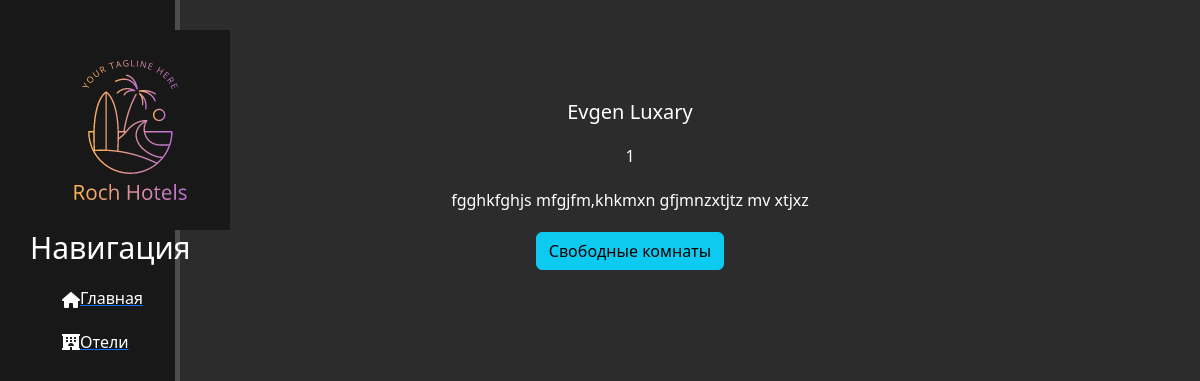
The page /hotels/1 on the database its author committed.
### main/models.py (models this page shows, shortened)
class Hotel(models.Model):
    name = models.CharField(max_length=50)
    location = models.CharField(max_length=250)
    description = models.TextField()
    photos = models.ImageField(upload_to='hotel_images/', blank=False, null=False)
    rating = models.PositiveSmallIntegerField(default=0, choices=[(i,i) for i in range(1, 6)])
    created_at = models.DateTimeField(auto_now_add=True)
    updated_at = models.DateTimeField(auto_now=True)
    deleted_at = models.DateTimeField(null=True, blank=True)
    deleted = models.BooleanField(default=False)

### main/views.py (the view)
# urls.py: path('hotels/<int:pk>', views.HotelDetailView.as_view(), name='hotel-detail'),
class HotelDetailView(DetailView):
    model = Hotel
    template_name = 'main/details_view.html'
    context_object_name = 'hotels'

### main/templates/main/details_view.html (shortened to what this page needs)
{% extends 'main/layout.html' %}
{% block content %}
    <div class="features">
        <h1>{{ hotels.name }}</h1>
        <p>{{ hotels.rating }}</p>
        <p>{{ hotels.description }}</p>
        <a href="{% url 'room-list' pk=hotels.id %}" class="btn btn-info">Свободные комнаты</a>
    </div>
{% endblock %}

### main/static/main/css/main.css (style rules this page uses)
body { background: #2c2c2c; }
main .features { float: left; color: white; margin-top: 100px; text-align: center; width: 75%; }
main .features h1 { font-size: 20px }
main .features p { max-width: 400px; margin: 20px auto }

### rows shown on the page
Hotel: name "Evgen Luxary", rating "1", description "fgghkfghjs mfgjfm,khkmxn gfjmnzxtjtz mv xtjxz"
